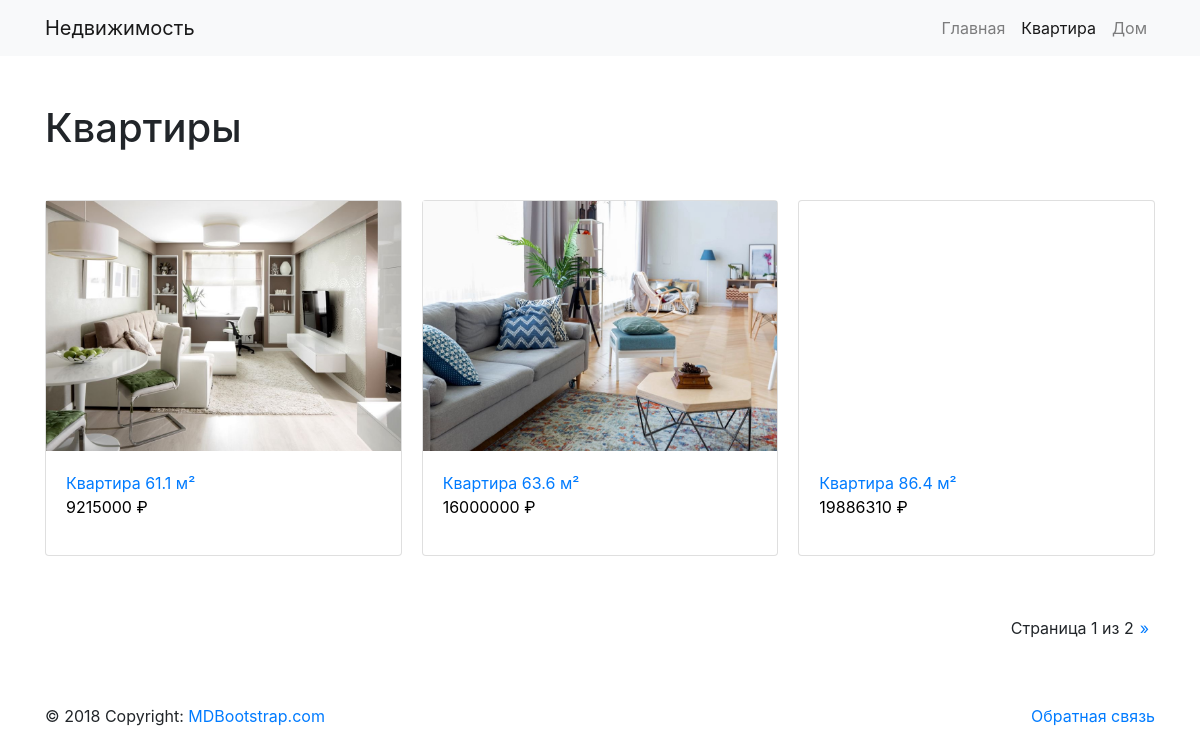
The app's page /catalog/1 with its own data.
### products/models.py (models this page shows)
class Category(models.Model):
    title = models.CharField(max_length=200, verbose_name='Заголовок в ед. числе')
    title_plural = models.CharField(max_length=200, verbose_name='Заголовок во мн. числе')
    description = models.TextField(verbose_name='Описание', blank=True, null=True)
    class Meta():
        verbose_name = 'Категория'
        verbose_name_plural = 'Категории'
    def get_absolute_url(self):
        return reverse('products:category', kwargs={'pk':self.pk})

class Product(models.Model):
    rooms = models.PositiveIntegerField(verbose_name='Количество комнат')
    square = models.FloatField(verbose_name='Площадь')
    address = models.TextField(verbose_name='Адрес')
    description = models.TextField(verbose_name='Описание', blank=True, null=True)
    price = models.DecimalField(max_digits=9, decimal_places=0, verbose_name='Цена')
    owner = models.CharField(max_length=200, verbose_name='Владелец')
    phone = models.CharField(max_length=12, verbose_name='Телефон')
    email = models.EmailField(max_length=30, verbose_name='Email', blank=True, null=True)
    image = models.ImageField(upload_to='products/img', height_field=None, width_field=None, max_length=100, verbose_name='Изображение', blank=True, null=True)
    category = models.ForeignKey(Category, models.PROTECT, verbose_name='Категория', related_name="products")
    class Meta():
        verbose_name = 'Продукт'
        verbose_name_plural = 'Продукты'
    def get_absolute_url(self):
        return reverse('products:product', kwargs={'pk':self.pk})

### products/views.py (the view)
# urls.py: path('catalog/<int:pk>', views.CategoriesDetail.as_view(), name="category"),
class CategoriesDetail(DetailView):
    model = Category
    template_name = 'catalog_detail.html'
    def get_context_data(self, **kwargs):
       data = super().get_context_data(**kwargs)
       products = Product.objects.filter(category=data['object'])
       paginator = Paginator(products, 3)
       page = self.request.GET.get('page')
       data['products'] = paginator.get_page(page)
       return data

### products/templatetags/categories_tags.py (called while the page is built)
@register.simple_tag(takes_context=True)
def categories(context):
    request = context.get('request')
    return loader.render_to_string('products/main-menu.html', {
        'categories': Category.objects.all(),
    }, request=request)

### templates/catalog_detail.html (shortened to what this page needs)
{% extends "base.html" %}
{% load static %}
{% block content %}
    <h1 class="mb-5">{{ category.title_plural }}</h1>
    <div class="products">
        <div class="products__list">
            {% for product in products %}
            <a href="{{ product.get_absolute_url }}" class="card products__item">
                {% if product.image %}
                <span class="products__image" style="background-image:url('{{ product.image.url }}')"></span>
                {% else %}
                <span class="products__image products__image_no-img"></span>
                {% endif %}
                <span class="card-body">
                    <span>{{ product.category.title }} {{ product.square }} м²</span>
                    <p class="products__price">{{ product.price }} ₽</p>
                </span>
            </a>
            {% endfor %}
        </div>
    </div>
    <div class="pagination float-right">
        <span class="pagination__list">
                <span>
                    Страница {{ products.number }} из {{ products.paginator.num_pages }}
                </span>
            {% if products.has_next %}
                <a class="pagination__item" href="?page={{ products.next_page_number }}">&raquo;</a>
            {% endif %}
        </span>
    </div>
{% endblock %}

### products/templates/products/main-menu.html (shortened to what this page needs)
<nav class="navbar navbar-expand-lg navbar-light bg-light">
    <div class="container">
        <a class="navbar-brand" href="/">Недвижимость</a>
        <div class="collapse navbar-collapse" id="navbarNav">
            <ul class="navbar-nav ml-auto">
                <li class="nav-item {% if request.path == '/' %}active{%endif%}">
                    <a class="nav-link" href="/">Главная <span class="sr-only">(current)</span></a>
                </li>
                {% for category in categories %}
                <li class="nav-item {% if request.path == category.get_absolute_url %}active{%endif%}">
                    <a class="nav-link" href="{{ category.get_absolute_url }}">{{ category.title }}</a>
                </li>
                {% endfor %}
            </ul>
        </div>
    </div>
</nav>

### products/static/css/products.css (style rules this page uses)
.products { display: flex; flex-direction:column; margin-bottom: 30px; }
.products .products__price { font-size: 16px; color: #000; }
.products .products__list { display: flex; flex-wrap: wrap; margin-left: -20px; margin-bottom: 10px; }
.products .products__item { margin-left: 20px; margin-bottom: 20px; width: calc(33.3333333% - 20px); }
.products .products__image { width: 100%; height: 250px; background-position: 50% 50%; background-repeat: no-repeat; background-size: cover; }
.pagination .pagination__list { display: flex; align-items: center; }
.pagination .pagination__item { display: block; padding: 0 6px; }

### records on screen
Category: title "Квартира", title_plural "Квартиры"
Category: title "Дом"
Product: image (picture), category "Квартира", square "61.1", price "9215000"
Product: image (picture), category "Квартира", square "63.6", price "16000000"
Product: category "Квартира", square "86.4", price "19886310"

### other values on screen
{{ products.number }} "1"
{{ products.paginator.num_pages }} "2"
